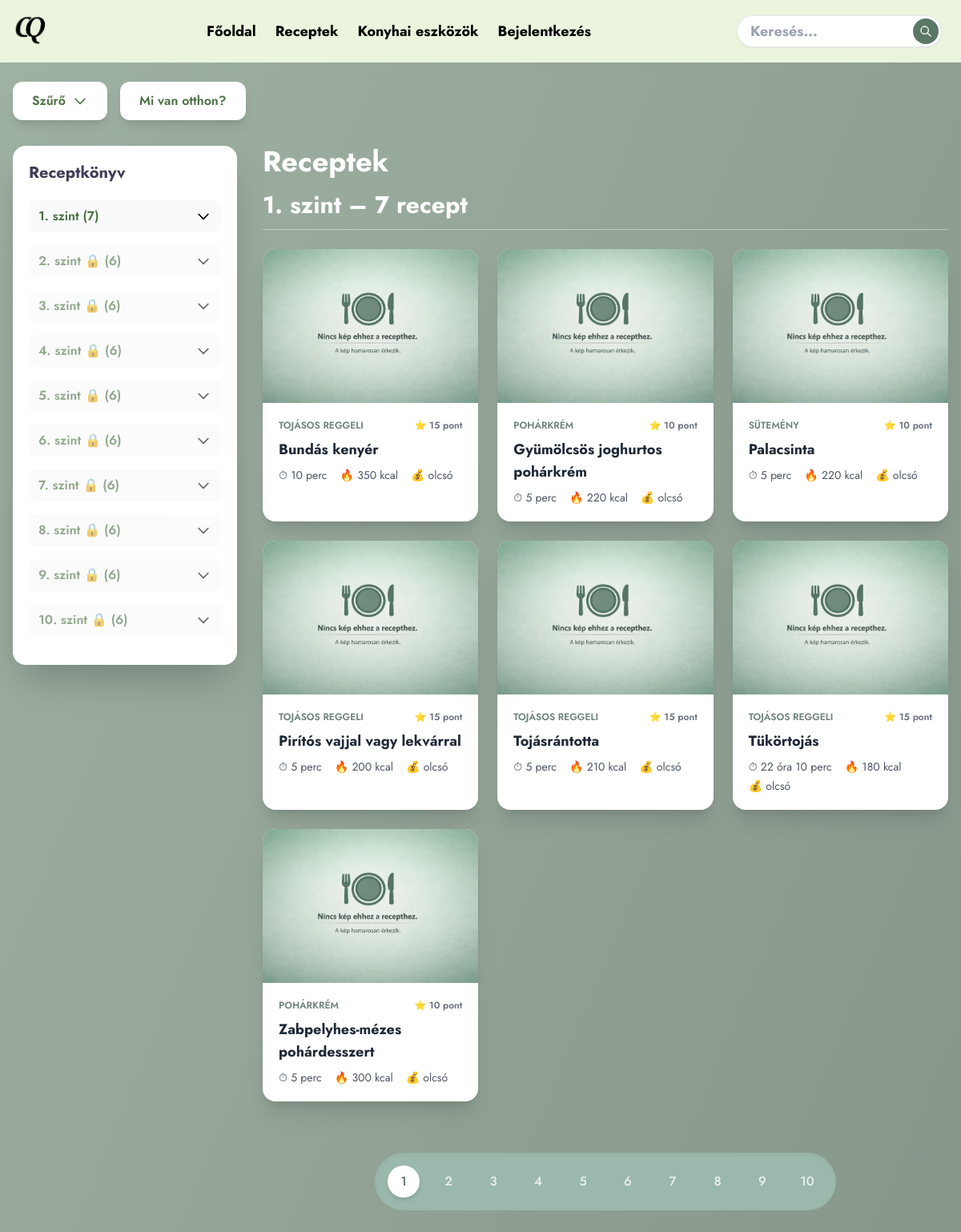
The page /views/receptek/receptek.php on the database its author committed.
### tables this page shows
CREATE TABLE `recept` (
  `ReceptID` int(11) NOT NULL,
  `Nev` varchar(150) NOT NULL,
  `Kep` varchar(255) NOT NULL,
  `ElkeszitesiIdo` time NOT NULL,
  `NehezsegiSzintID` int(11) NOT NULL,
  `BegyujthetoPontok` int(11) NOT NULL,
  `Adag` int(11) NOT NULL,
  `Elkeszitesi_leiras` text NOT NULL,
  `ElkeszitesiModID` int(11) NOT NULL,
  `ArkategoriaID` int(11) NOT NULL,
  `AlkategoriaID` int(11) DEFAULT NULL,
  `Kaloria` decimal(6,2) NOT NULL,
  `Torolve` tinyint(1) NOT NULL DEFAULT 0
);

CREATE TABLE `nehezsegiszint` (
  `NehezsegiSzintID` int(11) NOT NULL,
  `Szint` int(11) NOT NULL
);

CREATE TABLE `alkategoria` (
  `AlkategoriaID` int(11) NOT NULL,
  `KategoriaID` int(11) NOT NULL,
  `Alkategoria` varchar(255) NOT NULL,
  `Torolve` tinyint(1) NOT NULL DEFAULT 0
);

CREATE TABLE `arkategoria` (
  `ArkategoriaID` int(11) NOT NULL,
  `Arkategoria` varchar(255) NOT NULL
);

### controller/ReceptekVezerlo.php (called while the page is built, shortened)
<?php
require_once __DIR__ . '/ReceptTarolo.php';
class ReceptekVezerlo
{
    private ReceptTarolo $receptTarolo;
    public function __construct(private PDO $pdo)
    {
        $this->receptTarolo = new ReceptTarolo($pdo);
    }
    private function alapViewData(): array
    {
        return [
            'receptId' => 0,
            'felhasznaloId' => 0,
            'sessionFelhasznaloId' => 0,
            'aktualisPontok' => null,
            'receptekSzintekSzerint' => [],
            'kategoriaCheckboxok' => [],
            'arKategoriaOpcio' => [],
            'recept' => null,
            'hozzavalok' => [],
            'marElkeszitette' => false,
            'progress' => null,
            'aktualisSzint' => 1,
            'teljesitettSet' => [],
            'detailStatus' => null,
            'szintLepett' => false,
        ];
    }
    private function getSessionFelhasznaloId(): int
    {
        return (int)($_SESSION['felhasznalo_id']
            ?? $_SESSION['FelhasznaloID']
            ?? ($_SESSION['user']['FelhasznaloID'] ?? 0)
        );
    }
    private function detailStatusUzenet(?string $status, int $need = 0): ?array
    {
        if ($status === null || $status === '') {
            return null;
        }
        return ['bg-red-100 text-red-800', '❌ Hiba: ' . htmlspecialchars($status)];
    }
    public function kezeles(): array
    {
        $viewData = $this->alapViewData();
        $felhasznaloId = $this->getSessionFelhasznaloId();
        $viewData['sessionFelhasznaloId'] = $felhasznaloId;
        $viewData['detailStatus'] = $this->detailStatusUzenet($_GET['status'] ?? null, (int)($_GET['need'] ?? 0));
        $receptek = $this->receptTarolo->osszesLista();
        $receptekSzintekSzerint = [];
        foreach ($receptek as $r) {
            $szint = (int)$r['Szint'];
            $receptekSzintekSzerint[$szint] ??= [];
            $receptekSzintekSzerint[$szint][] = $r;
        }
        $recept = null;
        $viewData = array_merge($viewData, compact(
            'receptId',
            'felhasznaloId',
            'aktualisPontok',
            'receptekSzintekSzerint',
            'kategoriaCheckboxok',
            'arKategoriaOpcio',
            'recept',
            'hozzavalok',
            'marElkeszitette',
            'progress',
            'aktualisSzint',
            'teljesitettSet',
            'szintLepett'
        ));
        return $viewData;
    }
}

### controller/ReceptTarolo.php (called while the page is built, shortened)
<?php
class ReceptTarolo
{
    public function osszesLista(): array
    {
        return $this->pdo->query("
            SELECT
                r.*, n.Szint,
                kat.Kategoria AS FoKategoriaNev,
                kat.KategoriaID AS FoKategoriaID,
                alk.Alkategoria AS AlkategoriaNev,
                alk.AlkategoriaID AS AlkategoriaID,
                a.Arkategoria AS ArkategoriaNev
            FROM recept r
            INNER JOIN nehezsegiszint n ON r.NehezsegiSzintID = n.NehezsegiSzintID
            LEFT JOIN alkategoria alk ON r.AlkategoriaID = alk.AlkategoriaID
            LEFT JOIN kategoria kat ON alk.KategoriaID = kat.KategoriaID
            LEFT JOIN arkategoria a ON r.ArkategoriaID = a.ArkategoriaID
            WHERE IFNULL(r.Torolve, 0) = 0
                            AND NOT EXISTS (
                                SELECT 1
                                FROM alkategoria alk_del
                                JOIN kategoria kat_del ON alk_del.KategoriaID = kat_del.KategoriaID
                                WHERE alk_del.AlkategoriaID = r.AlkategoriaID
                                    AND kat_del.Torolve = 1
                        )
                            AND NOT EXISTS (
                SELECT 1
                FROM recept_hozzavalo rh_del
                JOIN hozzavalo h_del ON rh_del.HozzavaloID = h_del.HozzavaloID
                WHERE rh_del.ReceptID = r.ReceptID
                  AND h_del.Torolve = 1
            )
            ORDER BY n.Szint, r.Nev
        ")->fetchAll();
    }
}

### api/receptek_seged.php (called while the page is built, shortened)
<?php
function formatIdo(string $ido_str): string
{
    $parts = explode(':', $ido_str);
    $ora = (int)$parts[0];
    $perc = (int)$parts[1];
    if ($ora > 0) return $ora . " óra" . ($perc > 0 ? " $perc perc" : "");
    if ($perc > 0) return "$perc perc";
    return "kevesebb mint 1 perc";
}
function formatMennyiseg($mennyiseg)
{
    if (floor($mennyiseg) == $mennyiseg) return (int)$mennyiseg;
    return rtrim(rtrim(number_format((float)$mennyiseg, 2, '.', ''), '0'), '.');
}
function receptKepSrc(?string $dbKep): string
{
    $dbKep = trim((string)$dbKep);
    $file = trim(basename($dbKep));
    if (!is_file(RECIPE_IMG_DIR . $file)) {
        return RECIPE_IMG_URL . RECIPE_IMG_PLACEHOLDER;
    }
    return RECIPE_IMG_URL . rawurlencode($file);
}

### views/receptek/receptek.php (the view, shortened to what this page needs)
<?php
require_once __DIR__ . '/../../api/receptek_bootstrap.php';
require_once __DIR__ . '/../../controller/ReceptekVezerlo.php';
$vezerlo = new ReceptekVezerlo($pdo);
$viewData = $vezerlo->kezeles();
extract($viewData, EXTR_OVERWRITE);
include __DIR__ . '/../head.php';
?>
<main class="min-h-screen bg-gradient-to-br from-[#9FB1A3] to-[#7F8F83] font-jost">
    <div class="max-w-7xl mx-auto py-6 px-4">
        <?php if (!$recept): ?>
        <div class="mb-8">
            <div class="flex flex-col sm:flex-row gap-4 mb-4">
                <button id="szuroGomb" type="button"
                    class="bg-white px-6 py-3 rounded-xl shadow-lg flex items-center gap-2 font-semibold text-[#4A7043] hover:bg-gray-50 transition w-full sm:w-auto">
                    <span>Szűrő</span>
                    <svg id="szuroNyil" class="w-5 h-5 transition-transform" fill="none" stroke="currentColor"
                        viewBox="0 0 24 24">
                        <path stroke-linecap="round" stroke-linejoin="round" stroke-width="2" d="M19 9l-7 7-7-7" />
                    </svg>
                </button>
                <a href="hutom.php"
                    class="bg-white px-6 py-3 rounded-xl shadow-lg flex items-center gap-2 font-semibold text-[#4A7043] hover:bg-gray-50 transition w-full sm:w-auto justify-center">
                    <span>Mi van otthon?</span>
                </a>
            </div>
        </div>
        <?php endif; ?>
        <div class="flex flex-col lg:flex-row lg:gap-8">
            <aside id="sidebar"
                class="fixed inset-y-0 left-0 z-40 w-80 bg-white shadow-2xl transform -translate-x-full lg:translate-x-0 lg:sticky lg:top-6 lg:self-start lg:max-h-[calc(100vh-3rem)] lg:overflow-y-auto lg:w-[280px] transition-transform duration-300 rounded-r-2xl lg:rounded-2xl">
                <div class="p-5">
                    <div class="flex items-center justify-between mb-5">
                        <h2 class="text-xl font-bold text-[#3F3D56]">Receptkönyv</h2>
                    </div>
                    <?php foreach ($receptekSzintekSzerint as $szint => $lista): ?>
                    <?php $szintLocked = ((int)$szint > (int)$aktualisSzint); ?>
                    <div class="mb-4">
                        <button type="button"
                            class="w-full text-left flex items-center justify-between py-2 px-3 bg-gray-50 hover:bg-gray-100 rounded-lg transition szint-sav-cim <?= $szintLocked ? 'opacity-60' : '' ?>">
                            <span class="font-semibold text-[#4A7043]">
                                <?= (int)$szint ?>. szint <?= $szintLocked ? '🔒' : '' ?>
                                (<span class="szint-darab" data-szint="<?= (int)$szint ?>"><?= count($lista) ?></span>)
                            </span>
                            <svg class="w-5 h-5 transition-transform sav-nyil" fill="none" stroke="currentColor"
                                viewBox="0 0 24 24">
                                <path stroke-linecap="round" stroke-linejoin="round" stroke-width="2"
                                    d="M19 9l-7 7-7-7" />
                            </svg>
                        </button>
                    </div>
                    <?php endforeach; ?>
                </div>
            </aside>
            <section id="receptekTarolo" class="flex-1">
                <?php if (!$recept): ?>
                <h1 class="text-4xl font-bold text-white mb-4">Receptek</h1>
                <?php
                    $szintNavLista = array_keys($receptekSzintekSzerint ?? []);
                    sort($szintNavLista, SORT_NUMERIC);
                    ?>
                <?php foreach ($receptekSzintekSzerint as $szint => $lista): ?>
                <div class="mb-16 szint-blokk" data-szint="<?= (int)$szint ?>">
                    <h2 class="text-3xl font-bold text-white mb-6 border-b border-white/40 pb-3">
                        <?= (int)$szint ?>. szint – <span class="szint-darab-fo"
                            data-szint="<?= (int)$szint ?>"><?= count($lista) ?></span> recept
                    </h2>
                    <div class="grid grid-cols-1 sm:grid-cols-2 lg:grid-cols-3 gap-6">
                        <?php foreach ($lista as $r): ?>
                        <?php
                                    $nevLower = mb_strtolower((string)$r['Nev']);
                                    $keresoMezok = [];
                                    foreach ($r as $ertek) {
                                        $keresoMezok[] = (string)$ertek;
                                    }
                                    $keresoSzoveg = function_exists('mb_strtolower')
                                        ? mb_strtolower(implode(' ', $keresoMezok), 'UTF-8')
                                        : strtolower(implode(' ', $keresoMezok));
                                    $rSzint = (int)($r['Szint'] ?? $r['NehezsegiSzintID'] ?? $szint);
                                    $locked = ($rSzint > (int)$aktualisSzint);
                                    ?>
                        <?php if (!$locked): ?>
                        <a href="receptek.php?id=<?= (int)$r['ReceptID'] ?>&szint=<?= $rSzint ?>"
                            class="recept-kartya bg-white rounded-2xl shadow-xl overflow-hidden hover:-translate-y-1 transition block relative"
                            <?php else: ?> <a href="javascript:void(0)"
                            onclick="alert('Zárolt recept: Szint <?= $rSzint ?> szükséges.')"
                            class="recept-kartya bg-white rounded-2xl shadow-xl overflow-hidden transition block relative cursor-not-allowed opacity-60"
                            <?php endif; ?> data-recept-id="<?= (int)$r['ReceptID'] ?>"
                            data-nev="<?= htmlspecialchars($nevLower) ?>"
                            data-kereso="<?= htmlspecialchars($keresoSzoveg) ?>"
                            data-fokategoria="<?= htmlspecialchars($r['FoKategoriaNev'] ?? 'Nem kategorizált') ?>"
                            data-fokategoria-id="<?= (int)($r['FoKategoriaID'] ?? 0) ?>"
                            data-alkategoria="<?= htmlspecialchars($r['AlkategoriaNev'] ?? 'Egyéb') ?>"
                            data-alkategoria-id="<?= (int)($r['AlkategoriaID'] ?? 0) ?>"
                            data-arkategoria="<?= htmlspecialchars($r['ArkategoriaNev'] ?? 'Nincs') ?>"
                            data-elkeszitesi-ido="<?= htmlspecialchars((string)($r['ElkeszitesiIdo'] ?? '')) ?>">
                            <div class="relative">
                                <img src="<?= htmlspecialchars(receptKepSrc($r['Kep'] ?? '')) ?>"
                                    class="w-full h-48 object-cover" alt="">
                            </div>
                            <div class="p-5">
                                <div class="flex justify-between text-xs text-gray-500 mb-2 font-semibold">
                                    <span
                                        class="text-[#6F837B] uppercase"><?= htmlspecialchars($r['AlkategoriaNev'] ?? 'Egyéb') ?></span>
                                    <span>⭐ <?= (int)$r['BegyujthetoPontok'] ?> pont</span>
                                </div>
                                <h2 class="text-lg font-bold mb-2 text-gray-800"><?= htmlspecialchars($r['Nev']) ?></h2>
                                <div class="flex flex-wrap gap-x-4 gap-y-1 text-sm text-gray-600">
                                    <span>⏱ <?= formatIdo((string)$r['ElkeszitesiIdo']) ?></span>
                                    <span>🔥 <?= formatMennyiseg((float)($r['Kaloria'] ?? 0)) ?> kcal</span>
                                    <span>💰 <?= htmlspecialchars($r['ArkategoriaNev'] ?? 'Nincs') ?></span>
                                </div>
                            </div>
                        </a>
                        <?php endforeach; ?>
                    </div>
                </div>
                <?php endforeach; ?>
                <?php if (!empty($szintNavLista)): ?>
                <div class="mt-10 flex justify-center">
                    <ul id="szintNav"
                        class="flex flex-wrap justify-center text-gray-700 gap-4 font-medium p-4 rounded-[50px] bg-[#9AB8AB] shadow-inner">
                        <?php foreach ($szintNavLista as $szintNav): ?>
                        <li>
                            <button type="button" class="szint-nav-gomb focus:outline-none"
                                data-szint="<?= (int)$szintNav ?>" aria-label="<?= (int)$szintNav ?>. szint receptjei">
                                <span data-role="pill"
                                    class="inline-flex items-center justify-center w-10 h-10 rounded-full transition-colors duration-200 px-4 py-2 bg-transparent text-white/80">
                                    <?= (int)$szintNav ?>
                                </span>
                            </button>
                        </li>
                        <?php endforeach; ?>
                    </ul>
                </div>
                <?php endif; ?>
                <?php endif; ?>
            </section>
        </div>
    </div>
</main>
<?php include __DIR__ . '/../footer.php'; ?>

### rows shown on the page
recept: NehezsegiSzintID.Szint "10", count($lista) "6"
recept: AlkategoriaID.Alkategoria "TOJÁSOS REGGELI", BegyujthetoPontok "15", Nev "Bundás kenyér", ElkeszitesiIdo "10 perc", Kaloria "350", ArkategoriaID.Arkategoria "olcsó"
recept: AlkategoriaID.Alkategoria "POHÁRKRÉM", BegyujthetoPontok "10", Nev "Gyümölcsös joghurtos pohárkrém", ElkeszitesiIdo "5 perc", Kaloria "220", ArkategoriaID.Arkategoria "olcsó"
recept: AlkategoriaID.Alkategoria "SÜTEMÉNY", BegyujthetoPontok "10", Nev "Palacsinta", ElkeszitesiIdo "5 perc", Kaloria "220", ArkategoriaID.Arkategoria "olcsó"
recept: AlkategoriaID.Alkategoria "TOJÁSOS REGGELI", BegyujthetoPontok "15", Nev "Pirítós vajjal vagy lekvárral", ElkeszitesiIdo "5 perc", Kaloria "200", ArkategoriaID.Arkategoria "olcsó"
recept: AlkategoriaID.Alkategoria "TOJÁSOS REGGELI", BegyujthetoPontok "15", Nev "Tojásrántotta", ElkeszitesiIdo "5 perc", Kaloria "210", ArkategoriaID.Arkategoria "olcsó"
recept: AlkategoriaID.Alkategoria "TOJÁSOS REGGELI", BegyujthetoPontok "15", Nev "Tükörtojás", ElkeszitesiIdo "22 óra 10 perc", Kaloria "180", ArkategoriaID.Arkategoria "olcsó"
recept: AlkategoriaID.Alkategoria "POHÁRKRÉM", BegyujthetoPontok "10", Nev "Zabpelyhes-mézes pohárdesszert", ElkeszitesiIdo "5 perc", Kaloria "300", ArkategoriaID.Arkategoria "olcsó"

### other values the page prints
$szint "1"
count($lista) "7"
$szint "2"
count($lista) "6"
$szint "3"
$szint "4"
$szint "5"
$szint "6"
$szint "7"
$szint "8"
$szint "9"
$szintNav "1"
$szintNav "2"
$szintNav "3"
$szintNav "4"
